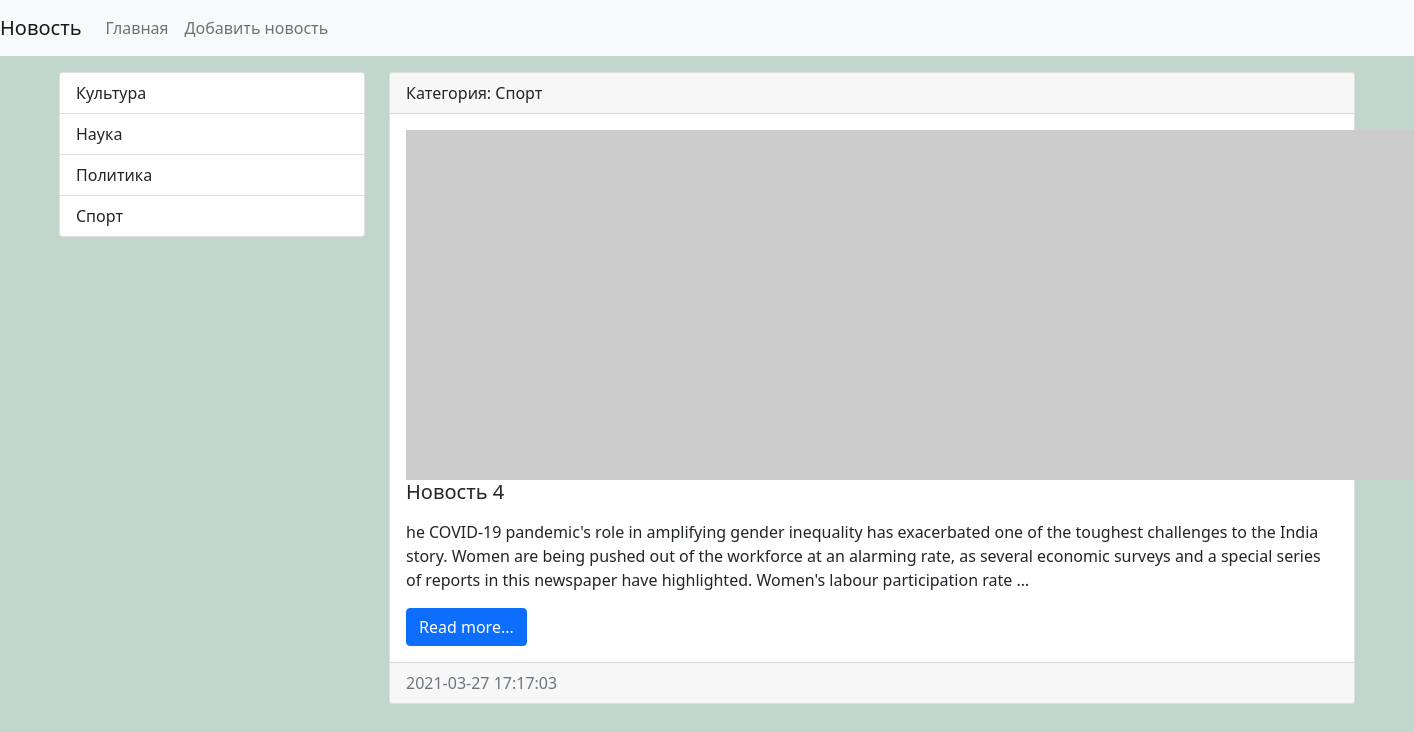
Screenshot of /category/3/ with the database file from the repository.
### news/models.py (models this page shows, shortened)
class Category (models.Model):
    title = models.CharField(max_length=150, db_index=True, verbose_name='Наименование категории')
    def __str__(self):
        return self.title
    class Meta:
        verbose_name = 'Категория'  # вербозу_нейм можно и в apps.py использовать
        verbose_name_plural = 'Категории'
        ordering = ['title']

class News(models.Model):
    title = models.CharField(max_length=150, verbose_name='Наименование')
    content = models.TextField(blank=True, verbose_name='Контент')#blank-значит может быть пустым
    created_at = models.DateTimeField(auto_now_add=True, verbose_name='Дата публикации')
    updated_at = models.DateTimeField(auto_now=True, verbose_name='Обновлено')
    photo = models.ImageField(upload_to='photos/%y/%m/%d', verbose_name='Фото', blank=True)# автоматом видет даты
    is_published = models.BooleanField(default=True, verbose_name='Опубликовано')
    category = models.ForeignKey(Category, on_delete=models.PROTECT, null=True, verbose_name='Категория')#связал с ктегорией ниже ,если бы класс категории был бы ниже,то 'Category' в кавычки
    def get_absolute_url(self):#url тег только в пайтон файлов
        return reverse('view_news', kwargs={"news_id": self.pk})
    class Meta:
        verbose_name = 'Новость'# вербозу_нейм можно и в apps.py использовать
        verbose_name_plural ='Новости'
        ordering = ['created_at']#Порядок сортировки для всего

### news/views.py (the view)
# urls.py: path('category/<int:category_id>/', get_category, name='category'),
def get_category(request, category_id):
    news = News.objects.filter(category_id=category_id)
    category = Category.objects.get(pk=category_id)
    return render(request, 'news/category.html', {'news': news, 'category': category})

### news/templatetags/news_tags.py (called while the page is built)
@register.simple_tag()# создается тег {%get_categories%} только со словарем
def get_categories():
    return Category.objects.all()

### news/templates/news/category.html (shortened to what this page needs)
{% extends 'base.html' %}
{% block sidebar %}
{% include 'inc/_sidebar.html' %}
{% endblock %}
{% block content %}
{% for item in news %}
<div class="card mb-3">
    <div class="card-header">
        Категория: {{ item.category }}
    </div>
    <div class="card-body">
        <div class="media">
            {% if item.photo %}
            <img src="{{ item.photo.url }}" alt="" width="350" class="mr-3">
            {% else %}
            <img src="https://picsum.photos/id/1060/350/235/?blur=2" alt="" class="mr-3">
            {% endif %}
            <div class="media-body">
                <h5 class="card-title">{{ item.title }}</h5>
                <p class="card-text">{{ item.content|safe|linebreaks|truncatewords:50 }}</p>
                <a href="{{ item.get_absolute_url }}" class="btn btn-primary">Read more...</a>
            </div>
        </div>
    </div>
    <div class="card-footer text-muted">
        {{ item.created_at|date:"Y-m-d H:i:s" }}
    </div>
</div>
{% endfor %}
{% endblock %}

### templates/inc/_sidebar.html (shortened to what this page needs)
{% load news_tags %}
<div class="list-group">
    {% get_categories as categories %}
    {% for item in categories %}
        <a href="{% url 'category' item.pk %}" class="list-group-item list-group-item-action">{{ item.title }}</a>
        {% endfor %}
</div>

### mysite/static/css/style.css (style rules this page uses)
body { background-color: #c1d6cc; }

### rows the page displays
Category: title "Культура"
Category: title "Наука"
Category: title "Политика"
Category: title "Спорт"
News: category "Спорт", title "Новость 4", content "he COVID-19 pandemic's role in amplifying gender inequality has exacerbated one of the toughest challenges to the India story. Women are being pushed out of the workforce at an alarming rate, as several economic surveys and a special series of reports in this newspaper have highlighted. Women's labour participation rate …", created_at "2021-03-27 17:17:03"
